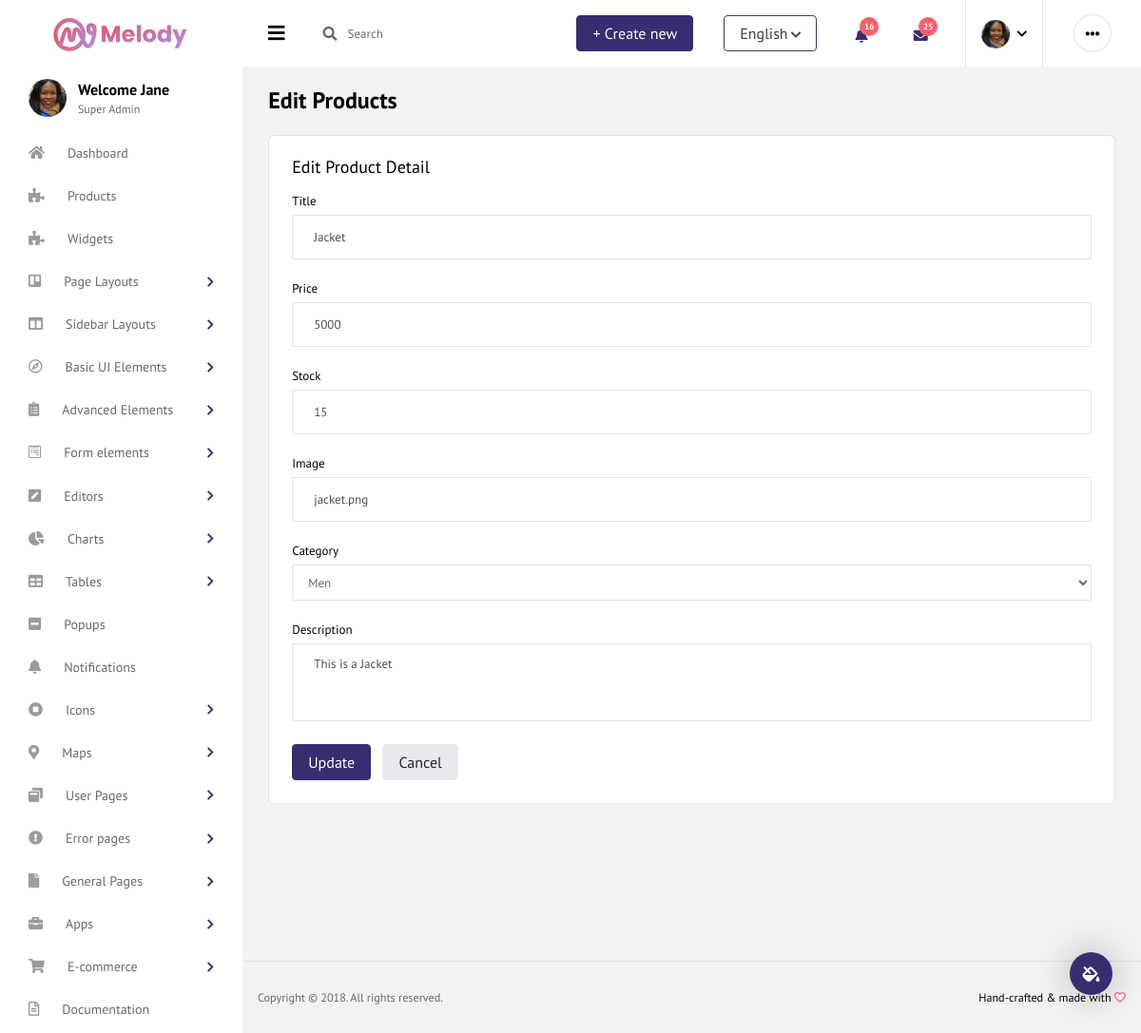
Page /admin/editProduct.php?id=1 on the earlier database version.
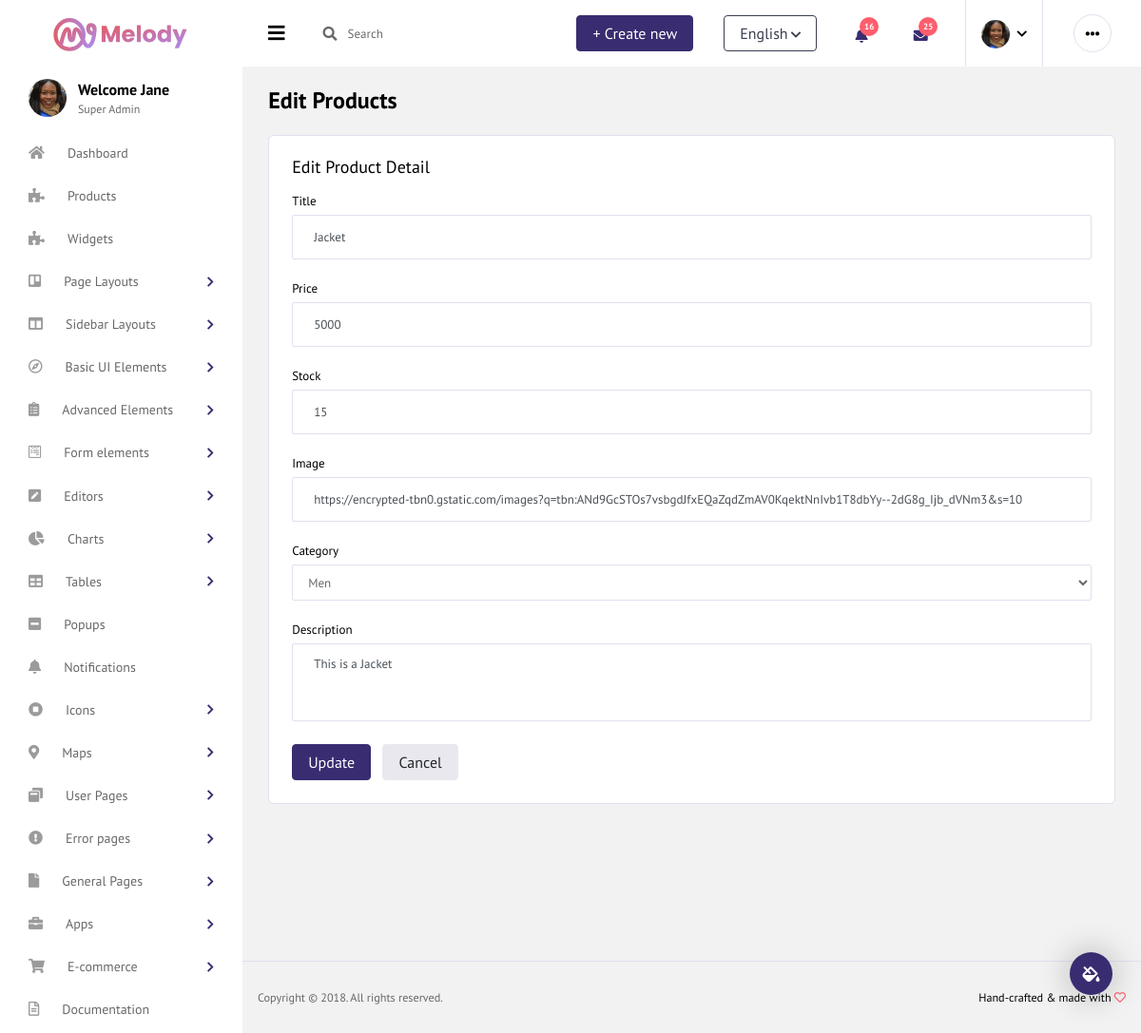
Same page on the later database version.
### tables this page shows
CREATE TABLE `products` (
  `product_id` int(11) NOT NULL,
  `title` varchar(250) NOT NULL,
  `description` text NOT NULL,
  `price` int(11) NOT NULL,
  `stock` int(11) NOT NULL,
  `image` varchar(255) NOT NULL,
  `cat_id` int(11) NOT NULL,
  `created_at` datetime NOT NULL DEFAULT current_timestamp()
);

CREATE TABLE `categories` (
  `cat_id` int(11) NOT NULL,
  `cat_name` varchar(100) NOT NULL,
  `cat_desc` text NOT NULL
);

### admin/editProduct.php (the view, shortened to what this page needs)
<?php
include_once("./components/header.php");
include_once("../config/connection.php");
if(isset($_GET['id'])){
    $id = $_GET['id'];
    $edit = "SELECT * FROM `products` where product_id = $id";
    $result = mysqli_query($connection,$edit);
    $row = mysqli_fetch_assoc($result);
?>
      <div class="main-panel">
        <div class="content-wrapper">
          <div class="page-header">
            <h3 class="page-title">
              Edit Products
            </h3>
          </div>
          <div class="row grid-margin">
              <div class="col-12 grid-margin stretch-card">
              <div class="card">
                <div class="card-body">
                  <h4 class="card-title">Edit Product Detail</h4>
                  <form class="forms-sample" action="" method="post">
                    <div class="form-group">
                      <label for="title">Title</label>
                      <input type="text" class="form-control" required name="title" id="title" placeholder="Enter product title" value="<?= $row['title'] ?>">
                    </div>
                    <div class="form-group">
                      <label for="price">Price</label>
                      <input type="text" class="form-control" required name="price" id="price" placeholder="Enter product price" value="<?= $row['price'] ?>">
                    </div>
                    <div class="form-group">
                      <label for="stock">Stock</label>
                      <input type="text" class="form-control" required name="stock" id="stock" placeholder="Enter product stock" value="<?= $row['stock'] ?>">
                    </div>
                    <div class="form-group">
                      <label for="image">Image</label>
                      <input type="text" class="form-control" required name="image" id="image" placeholder="Upload product image" value="<?= $row['image'] ?>">
                    </div>
                    <div class="form-group">
                      <label for="cat_id">Category</label>
                        <select class="form-control" required name="cat_id" id="cat_id">
                            <?php
                            $getCategories = "SELECT * FROM `categories`";
                            $getCategoriesresult = mysqli_query($connection,$getCategories);
                            if(mysqli_num_rows($getCategoriesresult) > 0){
                              while($row1= mysqli_fetch_assoc($getCategoriesresult)){
                                ?>
                                 <option value="<?= $row1['cat_id'] ?>" <?= ($row1['cat_id'] == $row['cat_id']) ? 'selected' : '' ?>> <?= $row1['cat_name'] ?> </option>
                                <?php
                              }
                            }
                            ?>
                        </select>
                    </div>
                    <div class="form-group">
                      <label for="description">Description</label>
                      <textarea class="form-control" required name="description" id="description" rows="4"  placeholder="Enter Product description"><?= $row['description'] ?></textarea>
                    </div>
                    <button type="submit" name="updateProduct" class="btn btn-primary mr-2">Update</button>
                    <a href="./products.php" class="btn btn-light">Cancel</a>
                  </form>
                </div>
              </div>
            </div>
          </div>
        </div>
        <footer class="footer">
          <div class="d-sm-flex justify-content-center justify-content-sm-between">
            <span class="text-muted text-center text-sm-left d-block d-sm-inline-block">Copyright © 2018. All rights reserved.</span>
            <span class="float-none float-sm-right d-block mt-1 mt-sm-0 text-center">Hand-crafted & made with <i class="far fa-heart text-danger"></i></span>
          </div>
        </footer>
      </div>
   <?php
   include_once("./components/footer.php");
   }
else{
        echo"<script>alert('No id found')
location.href='./products.php';
</script>
";
}
?>

### admin/components/header.php (shortened to what this page needs)
<!DOCTYPE html>
<html lang="en">
<head>
  <link rel="stylesheet" href="vendors/iconfonts/font-awesome/css/all.min.css">
  <link rel="stylesheet" href="vendors/css/vendor.bundle.base.css">
  <link rel="stylesheet" href="vendors/css/vendor.bundle.addons.css">
  <link rel="stylesheet" href="css/style.css">
</head>
<body>
  <div class="container-scroller">
    <nav class="navbar col-lg-12 col-12 p-0 fixed-top d-flex flex-row default-layout-navbar">
      <div class="text-center navbar-brand-wrapper d-flex align-items-center justify-content-center">
        <a class="navbar-brand brand-logo" href="index-2.html"><img src="images/logo.svg" alt="logo"/></a>
      </div>
      <div class="navbar-menu-wrapper d-flex align-items-stretch">
        <button class="navbar-toggler navbar-toggler align-self-center" type="button" data-toggle="minimize">
          <span class="fas fa-bars"></span>
        </button>
        <ul class="navbar-nav">
          <li class="nav-item nav-search d-none d-md-flex">
            <div class="nav-link">
              <div class="input-group">
                <div class="input-group-prepend">
                  <span class="input-group-text">
                    <i class="fas fa-search"></i>
                  </span>
                </div>
                <input type="text" class="form-control" placeholder="Search" aria-label="Search">
              </div>
            </div>
          </li>
        </ul>
        <ul class="navbar-nav navbar-nav-right">
          <li class="nav-item d-none d-lg-flex">
            <a class="nav-link" href="#">
              <span class="btn btn-primary">+ Create new</span>
            </a>
          </li>
          <li class="nav-item dropdown d-none d-lg-flex">
            <div class="nav-link">
              <span class="dropdown-toggle btn btn-outline-dark" id="languageDropdown" data-toggle="dropdown">English</span>
            </div>
          </li>
          <li class="nav-item dropdown">
            <a class="nav-link count-indicator dropdown-toggle" id="notificationDropdown" href="#" data-toggle="dropdown">
              <i class="fas fa-bell mx-0"></i>
              <span class="count">16</span>
            </a>
          </li>
          <li class="nav-item dropdown">
            <a class="nav-link count-indicator dropdown-toggle" id="messageDropdown" href="#" data-toggle="dropdown" aria-expanded="false">
              <i class="fas fa-envelope mx-0"></i>
              <span class="count">25</span>
            </a>
          </li>
          <li class="nav-item nav-profile dropdown">
            <a class="nav-link dropdown-toggle" href="#" data-toggle="dropdown" id="profileDropdown">
              <img src="images/faces/face5.jpg" alt="profile"/>
            </a>
          </li>
          <li class="nav-item nav-settings d-none d-lg-block">
            <a class="nav-link" href="#">
              <i class="fas fa-ellipsis-h"></i>
            </a>
          </li>
        </ul>
      </div>
    </nav>
    <div class="container-fluid page-body-wrapper">
      <div class="theme-setting-wrapper">
        <div id="settings-trigger"><i class="fas fa-fill-drip"></i></div>
      </div>
      <nav class="sidebar sidebar-offcanvas" id="sidebar">
        <ul class="nav">
          <li class="nav-item nav-profile">
            <div class="nav-link">
              <div class="profile-image">
                <img src="images/faces/face5.jpg" alt="image"/>
              </div>
              <div class="profile-name">
                <p class="name">
                  Welcome Jane
                </p>
                <p class="designation">
                  Super Admin
                </p>
              </div>
            </div>
          </li>
          <li class="nav-item">
            <a class="nav-link" href="index-2.html">
              <i class="fa fa-home menu-icon"></i>
              <span class="menu-title">Dashboard</span>
            </a>
          </li>
           <li class="nav-item">
            <a class="nav-link" href="./products.php">
              <i class="fa fa-puzzle-piece menu-icon"></i>
              <span class="menu-title">Products</span>
            </a>
          </li>
          <li class="nav-item">
            <a class="nav-link" href="pages/widgets.html">
              <i class="fa fa-puzzle-piece menu-icon"></i>
              <span class="menu-title">Widgets</span>
            </a>
          </li>
          <li class="nav-item">
            <a class="nav-link" data-toggle="collapse" href="#page-layouts" aria-expanded="false" aria-controls="page-layouts">
              <i class="fab fa-trello menu-icon"></i>
              <span class="menu-title">Page Layouts</span>
              <i class="menu-arrow"></i>
            </a>
          </li>
          <li class="nav-item d-none d-lg-block">
            <a class="nav-link" data-toggle="collapse" href="#sidebar-layouts" aria-expanded="false" aria-controls="sidebar-layouts">
              <i class="fas fa-columns menu-icon"></i>
              <span class="menu-title">Sidebar Layouts</span>
              <i class="menu-arrow"></i>
            </a>
          </li>
          <li class="nav-item">
            <a class="nav-link" data-toggle="collapse" href="#ui-basic" aria-expanded="false" aria-controls="ui-basic">
              <i class="far fa-compass menu-icon"></i>
              <span class="menu-title">Basic UI Elements</span>
              <i class="menu-arrow"></i>
            </a>
          </li>
          <li class="nav-item">
            <a class="nav-link" data-toggle="collapse" href="#ui-advanced" aria-expanded="false" aria-controls="ui-advanced">
              <i class="fas fa-clipboard-list menu-icon"></i>
              <span class="menu-title">Advanced Elements</span>
              <i class="menu-arrow"></i>
            </a>
          </li>
          <li class="nav-item">
            <a class="nav-link" data-toggle="collapse" href="#form-elements" aria-expanded="false" aria-controls="form-elements">
              <i class="fab fa-wpforms menu-icon"></i>
              <span class="menu-title">Form elements</span>
              <i class="menu-arrow"></i>
            </a>
          </li>
          <li class="nav-item">
            <a class="nav-link" data-toggle="collapse" href="#editors" aria-expanded="false" aria-controls="editors">
              <i class="fas fa-pen-square menu-icon"></i>
              <span class="menu-title">Editors</span>
              <i class="menu-arrow"></i>
            </a>
          </li>
          <li class="nav-item">
            <a class="nav-link" data-toggle="collapse" href="#charts" aria-expanded="false" aria-controls="charts">
              <i class="fas fa-chart-pie menu-icon"></i>
              <span class="menu-title">Charts</span>
              <i class="menu-arrow"></i>
            </a>
          </li>
          <li class="nav-item">
            <a class="nav-link" data-toggle="collapse" href="#tables" aria-expanded="false" aria-controls="tables">
              <i class="fas fa-table menu-icon"></i>
              <span class="menu-title">Tables</span>
              <i class="menu-arrow"></i>
            </a>
          </li>
          <li class="nav-item">
            <a class="nav-link" href="pages/ui-features/popups.html">
              <i class="fas fa-minus-square menu-icon"></i>
              <span class="menu-title">Popups</span>
            </a>
          </li>
          <li class="nav-item">
            <a class="nav-link" href="pages/ui-features/notifications.html">
              <i class="fas fa-bell menu-icon"></i>
              <span class="menu-title">Notifications</span>
            </a>
          </li>
          <li class="nav-item">
            <a class="nav-link" data-toggle="collapse" href="#icons" aria-expanded="false" aria-controls="icons">
              <i class="fa fa-stop-circle menu-icon"></i>
              <span class="menu-title">Icons</span>
              <i class="menu-arrow"></i>
            </a>
          </li>
          <li class="nav-item">
            <a class="nav-link" data-toggle="collapse" href="#maps" aria-expanded="false" aria-controls="maps">
              <i class="fas fa-map-marker-alt menu-icon"></i>
              <span class="menu-title">Maps</span>
              <i class="menu-arrow"></i>
            </a>
          </li>
          <li class="nav-item">
            <a class="nav-link" data-toggle="collapse" href="#auth" aria-expanded="false" aria-controls="auth">
              <i class="fas fa-window-restore menu-icon"></i>
              <span class="menu-title">User Pages</span>
              <i class="menu-arrow"></i>
            </a>
          </li>
          <li class="nav-item">
            <a class="nav-link" data-toggle="collapse" href="#error" aria-expanded="false" aria-controls="error">
              <i class="fas fa-exclamation-circle menu-icon"></i>
              <span class="menu-title">Error pages</span>
              <i class="menu-arrow"></i>
            </a>
          </li>
          <li class="nav-item">
            <a class="nav-link" data-toggle="collapse" href="#general-pages" aria-expanded="false" aria-controls="general-pages">
              <i class="fas fa-file menu-icon"></i>
              <span class="menu-title">General Pages</span>
              <i class="menu-arrow"></i>
            </a>
          </li>
          <li class="nav-item">
            <a class="nav-link" data-toggle="collapse" href="#apps" aria-expanded="false" aria-controls="apps">
              <i class="fas fa-briefcase menu-icon"></i>
              <span class="menu-title">Apps</span>
              <i class="menu-arrow"></i>
            </a>
          </li>
          <li class="nav-item">
            <a class="nav-link" data-toggle="collapse" href="#e-commerce" aria-expanded="false" aria-controls="e-commerce">
              <i class="fas fa-shopping-cart menu-icon"></i>
              <span class="menu-title">E-commerce</span>
              <i class="menu-arrow"></i>
            </a>
          </li>
          <li class="nav-item">
            <a class="nav-link" href="pages/documentation.html">
              <i class="far fa-file-alt menu-icon"></i>
              <span class="menu-title">Documentation</span>
            </a>
          </li>
        </ul>
      </nav>

### admin/components/footer.php (shortened to what this page needs)
 </div>
  </div>
</body>
</html>

Differences in the rows shown:
changed products "Jacket": image "jacket.png" → "https://encrypted-tbn0.gstatic.com/images?q=tbn:ANd9GcSTOs7vsbgdJfxEQaZqdZmAV0KqektNnIvb1T8dbYy--2dG8g_Ijb_dVNm3&s=10"
